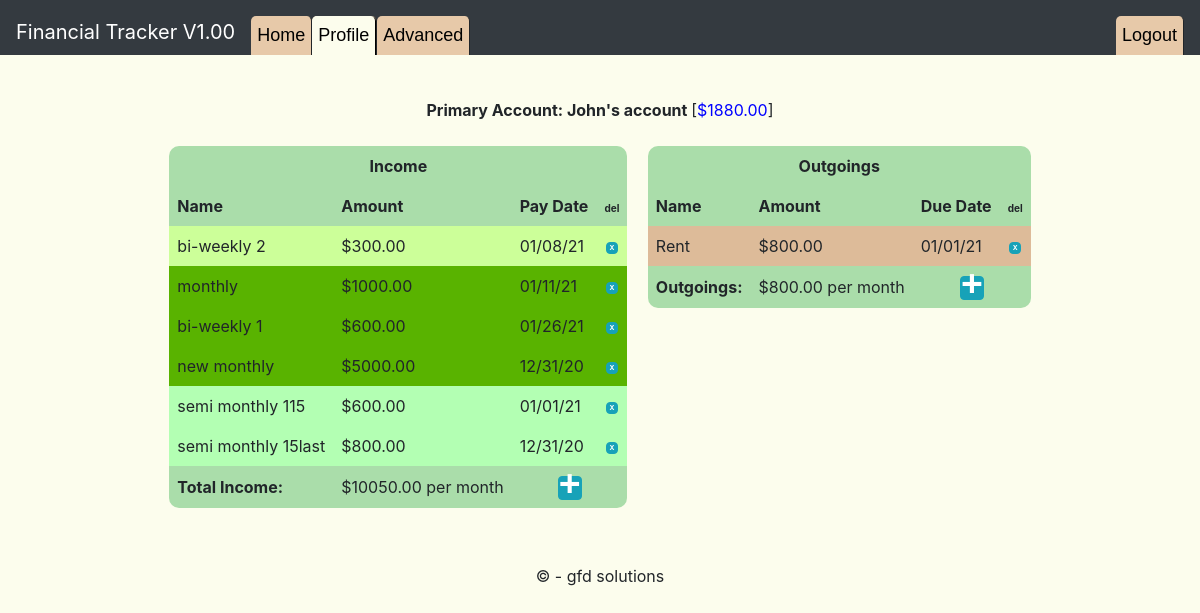
Page /profile (signed in) on the committed database.
### tables this page shows
CREATE TABLE accounts (id INTEGER PRIMARY KEY AUTOINCREMENT NOT NULL, name TEXT NOT NULL, category TEXT NOT NULL, balance REAL NOT NULL, user_id INTEGER NOT NULL);

CREATE TABLE income (
    id INTEGER PRIMARY KEY AUTOINCREMENT,
    name TEXT NOT NULL,
    category TEXT,
    amount REAL NOT NULL,
    payday DATE NOT NULL,
    freq TEXT NOT NULL,
    acc_id INTEGER NOT NULL,
    user_id INTEGER NOT NULL);

CREATE TABLE outgoings (
    id INTEGER PRIMARY KEY AUTOINCREMENT NOT NULL,
    name TEXT NOT NULL,
    category TEXT NOT NULL,
    amount REAL NOT NULL,
    due DATE NOT NULL,
    freq TEXT NOT NULL,
    acc_id INTEGER NOT NULL,
    user_id INTEGER NOT NULL);

### views.py (the view)
@app.route("/profile", methods=["GET", "POST"] )
@login_required
def profile():
    active_page = {}
    active_page["profile"] = "active"
    """
    profile.html lists a users accounts/income and outgoings.
    If the user has none, it gives them the opportunity to add a primary account.
    """
    if request.method == "POST":
        if "in_delete" in request.form or "out_delete" in request.form:
            if "in_delete" in request.form:
                t_id = request.form["in_delete"].strip("in")    # which income id?
                table = "income"
            elif "out_delete" in request.form:
                t_id = request.form["out_delete"].strip("out")  # which outgoing?
                table = "outgoings"
            sql_string = "DELETE FROM {} WHERE id = :id".format(table)
            db.execute(sql_string, {"id":t_id})
            db.commit()
            return redirect("/profile")
        name = request.form.get("name")
        balance = float(request.form.get("balance"))
        if not name or not balance:
            return render_template("profile.html", error="You must complete entire form to configure an account", active_page=active_page)
        db.execute("INSERT INTO accounts (name, balance, category, user_id) VALUES (:name, :balance, 'Primary', :user_id)",
            {"name": name, "balance": balance, "user_id": session["user_id"]})
        db.commit()
        return redirect("/profile")
    else:
        cur = db.execute("SELECT name, balance FROM accounts WHERE category='Primary' AND user_id = :user_id", {"user_id": session["user_id"]})
        pri_account = sql_parse(cur)
        if not pri_account:
            return render_template("profile.html", active_page=active_page, pri_account="")
        pri_account = pri_account[0]
        pri_income = get_primary_income(session["user_id"])
        if not pri_income:
            return render_template("profile.html", active_page=active_page, pri_account = pri_account, income = "")
        cur = db.execute("SELECT name,amount,due,freq,id,category FROM outgoings WHERE user_id = :user_id ORDER BY category, amount DESC", {"user_id": session["user_id"]})
        outgoings = sql_parse(cur)
        for out in outgoings:
            if date.today() > make_datetime(out["due"]):
                next_duedate = get_next_payday(out["due"], out["freq"])
            else:
                next_duedate = make_datetime(out["due"])
            out["due"] = wknd_adjust(next_duedate)
        cur = db.execute("SELECT SUM(amount) FROM outgoings WHERE user_id = :user_id AND freq LIKE 'monthly%'", {"user_id": session["user_id"]})
        monthly_total = sql_parse(cur)[0]["SUM(amount)"]
        if not monthly_total:
            monthly_total = 0
        cur = db.execute("SELECT SUM(amount) FROM outgoings WHERE user_id = :user_id AND freq = 'biweekly'",
            {"user_id": session["user_id"]})
        biweek_total = sql_parse(cur)[0]["SUM(amount)"]
        if not biweek_total:
            biweek_total = 0
        cur = db.execute("SELECT SUM(amount) FROM outgoings WHERE user_id = :user_id AND freq LIKE 'semimonthly%'",
            {"user_id": session["user_id"]})
        semi_total = sql_parse(cur)[0]["SUM(amount)"]
        if not semi_total:
            semi_total = 0
        cur = db.execute("SELECT SUM(amount) FROM outgoings WHERE user_id = :user_id AND freq = 'weekly'", {"user_id": session["user_id"]})
        weekly_total = sql_parse(cur)[0]["SUM(amount)"]
        if not weekly_total:
            weekly_total = 0
        cur = db.execute("SELECT SUM(amount) FROM outgoings WHERE user_id = :user_id AND freq = 'quarterly'", {"user_id": session["user_id"]})
        quarterly_total = sql_parse(cur)[0]["SUM(amount)"]
        if quarterly_total:
            monthly_total += quarterly_total / 3
        out_total = round(monthly_total + ((26 * biweek_total) / 12) + ( 2 * semi_total ) + ( 4 * weekly_total ),2)
        cur = db.execute("SELECT name,amount,payday,freq,id FROM income WHERE user_id = :user_id ORDER BY freq, amount DESC", {"user_id": session["user_id"]})
        income = sql_parse(cur)
        for inc in income:
            if date.today() > make_datetime(inc["payday"]):
                next_payday = get_next_payday(inc["payday"],inc["freq"])
            else:
                next_payday = make_datetime(inc["payday"])
            inc["payday"] = wknd_adjust(next_payday)
        cur = db.execute("SELECT SUM(amount) FROM income WHERE user_id = :user_id AND freq LIKE 'monthly%'", {"user_id": session["user_id"]})
        monthly_total = sql_parse(cur)[0]["SUM(amount)"]
        if not monthly_total:
            monthly_total = 0
        cur = db.execute("SELECT SUM(amount) FROM income WHERE user_id = :user_id AND freq = 'biweekly'",
            {"user_id": session["user_id"]})
        biweek_total = sql_parse(cur)[0]["SUM(amount)"]
        if not biweek_total:
            biweek_total = 0
        cur = db.execute("SELECT SUM(amount) FROM income WHERE user_id = :user_id AND freq LIKE 'semimonthly%'",
            {"user_id": session["user_id"]})
        semi_total = sql_parse(cur)[0]["SUM(amount)"]
        if not semi_total:
            semi_total = 0
        cur = db.execute("SELECT SUM(amount) FROM income WHERE user_id = :user_id AND freq = 'weekly'", {"user_id": session["user_id"]})
        weekly_total = sql_parse(cur)[0]["SUM(amount)"]
        if not weekly_total:
            weekly_total = 0
        cur = db.execute("SELECT SUM(amount) FROM income WHERE user_id = :user_id AND freq = 'quarterly'", {"user_id": session["user_id"]})
        quarterly_total = sql_parse(cur)[0]["SUM(amount)"]
        if quarterly_total:
            monthly_total += quarterly_total / 3
        in_total = round(monthly_total + ((26 * biweek_total) / 12) + ( 2 * semi_total ) + ( 4 * weekly_total ),2)
        return render_template("profile.html", pri_account=pri_account, outgoings=outgoings,
            out_total=out_total, income=income, in_total=in_total, active_page=active_page)

### application.py (called while the page is built)
@app.context_processor
def utility_processor():
    def format_money(amount,currency='$'):
        return '{1}{0:.2f}'.format(amount,currency)
    return dict(format_money=format_money)

### helpers.py (called while the page is built)
def login_required(f):
    @wraps(f)
    def decorated_function(*args, **kwargs):
        if session.get("user_id") is None:
            return redirect("/login")
        return f(*args, **kwargs)
    return decorated_function

def sql_parse(cursor):
    result = []
    data = cursor.fetchall()
    for rows in data:
        c = 0
        res_dic = {}
        for columns in rows:
            res_dic[cursor.description[c][0]] = columns
            c += 1
        result.append(res_dic)
    return result

def make_datetime(date_string):
    y, m, d = (int(i) for i in date_string.split('-'))
    return datetime.date(y, m, d)

def wknd_adjust(date):
    if date.weekday() == 5:
            date -= datetime.timedelta(days=1)
    elif date.weekday() == 6:
            date += datetime.timedelta(days=1)
    return date

### templates/profile.html (shortened to what this page needs)
{% extends "layout.html" %}
{% block main %}
    <div class="container-fluid">
    {% if pri_account %}
        <p><strong>Primary Account: {{ pri_account["name"] }} </strong>[<span style="color:blue" id="balance" url="profile">{{ format_money(pri_account["balance"]) }}</span>]</p>
        </div>
        <form action="/profile" method="post">
            {% if income %}
                <table class="mytable">
                    <thead>
                        <tr>
                            <th colspan="4" style="text-align:center" class="tlc trc">Income</th>
                        </tr>
                        <tr>
                            <th>Name</th><th>Amount</th><th>Pay Date</th>
                            <th style="text-align:center"><span class="tiny">del</span></th>
                        </tr>
                    </thead>
                    {% for pay in income %}
                        <tr class="{{ pay['freq'].split('-')[0] }}">
                            <td>{{ pay["name"] }}</td>
                            <td>{{ format_money(pay["amount"]) }}</td>
                            <td>{{ pay["payday"].strftime("%m/%d/%y") }}</td>
                            <td style="text-align:center">
                                <button type="submit" class="btn btn-info del_but" value="in{{ pay['id'] }}" name="in_delete"><span>X</span></button>
                            </td>
                        </tr>
                    {% endfor %}
                    <tr>
                        <th class="blc">Total Income:</th>
                        <td class="total">{{ format_money(in_total) }} per month</td>
                        <th class="brc" colspan="2" style="text-align:center">
                            <a href="/income"><button type="button" class="btn btn-info add_but">
              <span class="add_text">+</span></button></a>
                </th>
                    </tr>
                </table>
            {% if outgoings %}
                <table class="mytable">
                    <thead>
                        <tr>
                            <th colspan="4" style="text-align:center" class="trc tlc">Outgoings</th>
                        </tr>
                        <tr>
                            <th>Name</th><th>Amount</th><th>Due Date</th>
                            <th style="text-align:center"><span class="tiny">del</span></th>
                        </tr>
                    </thead>
                    {% for out in outgoings %}
                        <tr class="def {{ out['category'] }}">
                            <td>{{ out["name"] }}</td>
                            <td>{{ format_money(out["amount"]) }}</td>
                            <td>{{ out["due"].strftime("%m/%d/%y") }}</td>
                            <td style="text-align:center">
                                <button type="submit" class="btn btn-info del_but" value="out{{ out['id'] }}" name="out_delete"><span>X</span></button>
                            </td>
                        </tr>
                    {% endfor %}
                    <tr>
                        <th class="blc">Outgoings:</th>
                        <td class="total" style="text-align:left">{{ format_money(out_total) }} per month</td>
                        <th class="brc" colspan="2" style="text-align:center">
                            <a href="/outgoings"><button type="button" class="btn btn-info add_but">
              <span class="add_text">+</span></button></a>
            </th>
                    </tr>
                </table>
            {% else %}
                <div class="small_box alert">
                <br>
                <p>Add an<a href="/outgoings"> outgoing</a></p>
                </div>
            {% endif %}
        </form>
    {% else %}
                <div class="small_box alert">
                    <br>
                    <p>Please <a href="/income">add some income</a> to get started</p>
                </div>
            {% endif %}
        {% endif %}
{% endblock %}

### static/style.css (style rules this page uses)
.def { background: #999977; }
.housing { background: #ddbb99; }
.biweekly { background: #ccff99; }
.monthly { background: #59b300; }
.semimonthly { background: #b3ffb3 }
.tiny { font-size:x-small; }
.total { background: #aaddaa; }
.mytable { display: inline-block; vertical-align: top; margin: auto; padding: 8px; border-radius: 20px; border-collapse: collapse; }
td { text-align: left; padding: 8px; border-collapse: collapse; }
.add_but { width:24px; height:24px; outline:none; line-height:24px; font-weight:bold; padding:0px 0px 0px 0px; text-align:center; }
.del_but { width:12px; height:12px; padding:0px; vertical-align:middle; line-height:10px; font-weight:bold; font-size:5pt; text-align:center; margin:auto; }
.add_text { font-family:monospace; font-size:28pt; position:relative; top:-3px; }
th { text-align: left; padding: 8px; border: none; border-collapse: collapse; background: #aaddaa; }
.blc { border-bottom-left-radius: 10px; }
.tlc { border-top-left-radius: 10px; }
.trc { border-top-right-radius: 10px; }
.brc { border-bottom-right-radius: 10px; }
body { padding-top:50px; }
body { background-color: #fcfded; }

### rows in the picture
accounts: name "John's account", balance "$1880.00"
income: name "bi-weekly 2", amount "$300.00", payday "01/08/21"
income: name "monthly", amount "$1000.00", payday "01/11/21"
income: name "bi-weekly 1", amount "$600.00", payday "01/26/21"
income: name "new monthly", amount "$5000.00", payday "12/31/20"
income: name "semi monthly 115", amount "$600.00", payday "01/01/21"
income: name "semi monthly 15last", amount "$800.00", payday "12/31/20"
outgoings: name "Rent", amount "$800.00", due "01/01/21"
